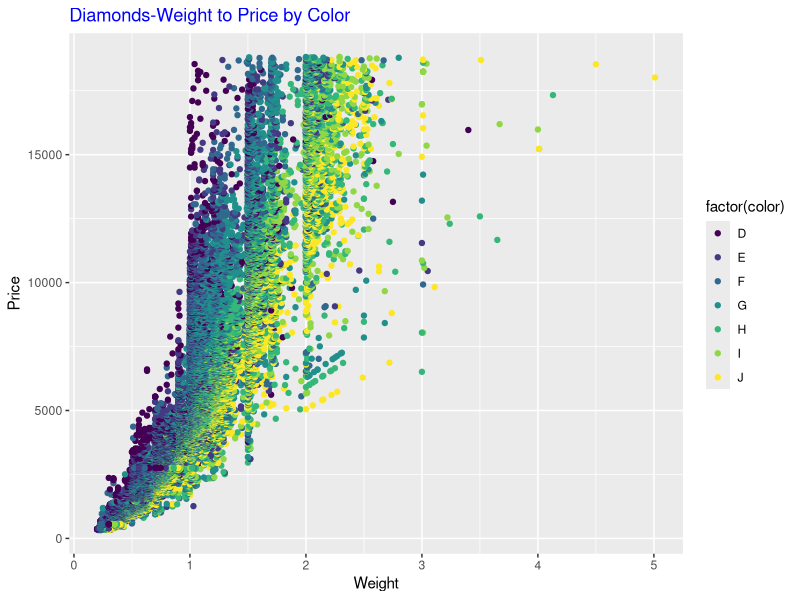
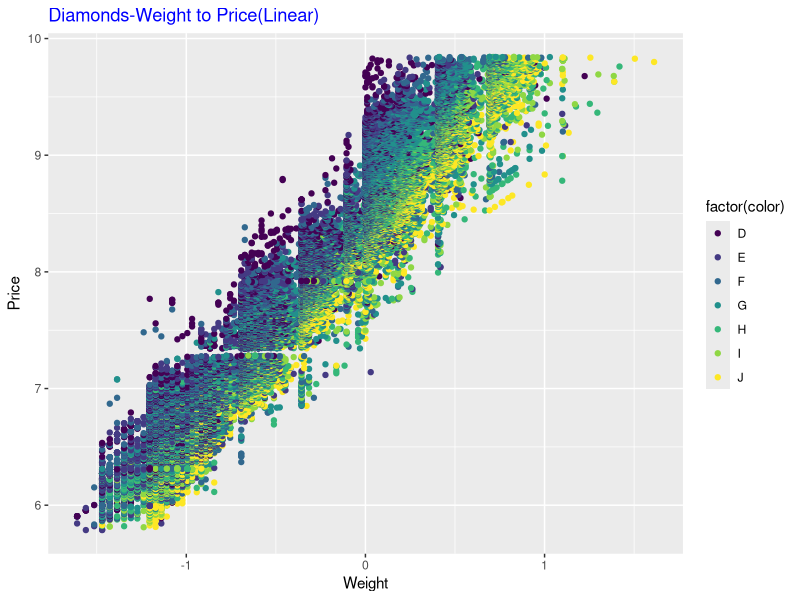
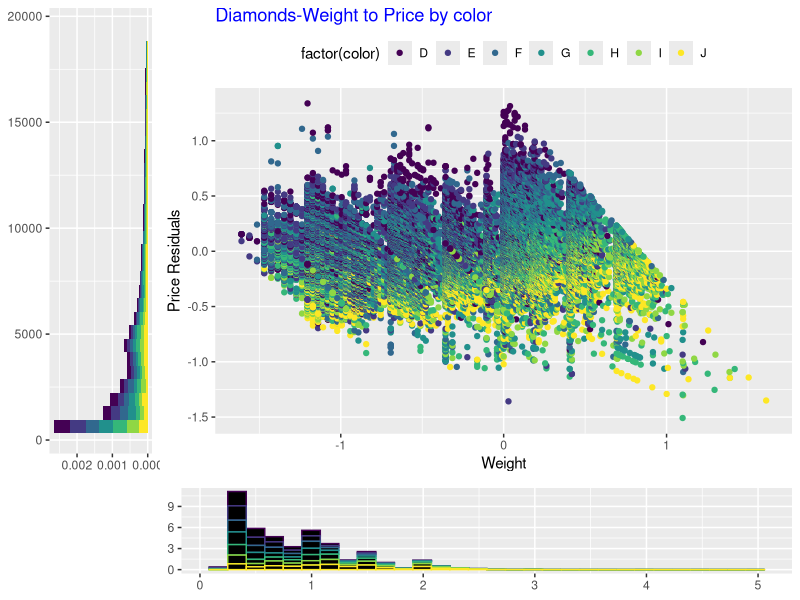
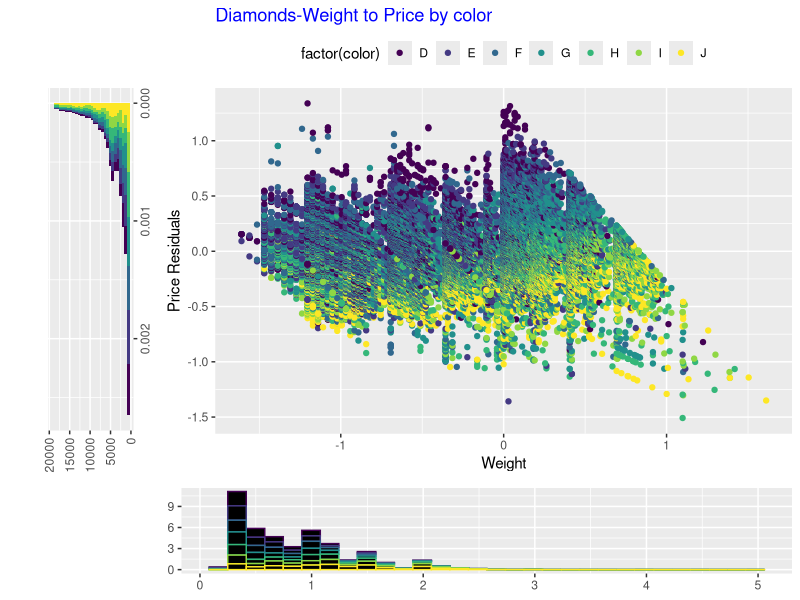
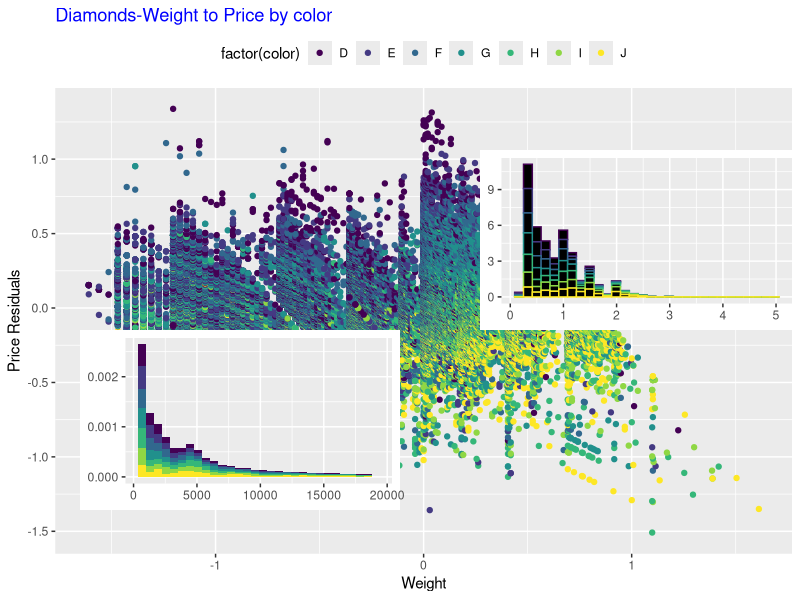

The R source for these figures, in order:
#HW6 Part 1 for Math 510
#Instructor: Professor G

#Plot 1
require(ggplot2)
require(grid)
data("diamonds")
#call in the graphics drawing and layout packages we need
#call in the data Diamonds we are going to work with
p1<-ggplot(data=diamonds,mapping=aes(x=carat,y=price))+
    geom_point(aes(colour=factor(color)))+
    labs(title="Diamonds-Weight to Price by Color",x="Weight",y="Price")+
    theme(plot.title=element_text(colour="blue"))
print(p1)
#create a ggplot object respect to Diamonds,
#create a mapping with carat variable to x-axis,price varibale to y-axis
#data is display using scatter plot with color variable assigned to the color of dots
#set the main title to be "Diamonds-Weight to Price by Color"
#set "weight" and "price" to be x,y axis title respectively.

#Plot 2
require(ggplot2)
require(grid)
data("diamonds")
#call in the graphics drawing and layout packages we need
#call in the data Diamonds we are going to work with
p2<-ggplot(data=diamonds,mapping=aes(x=log(carat),y=log(price)))+
  geom_point(aes(colour=factor(color)))+
  labs(title="Diamonds-Weight to Price(Linear)",x="Weight",y="Price")+
  theme(plot.title=element_text(colour="blue"))
print(p2)
#create a ggplot object respect to Diamonds,
#create a mapping with carat variable's natural log value to x-axis,price varibale's natural log value to y-axis
#data is display using scatter plot with color variable assigned to the color of dots
#set the main title to be "Diamonds-Weight to Price by Color"
#set "weight" and "price" to be x,y axis title respectively.


#Plot 3
require("ggplot2")
require("grid")
require(gridExtra)
data("diamonds")
#call in the graphics drawing and layout packages we need
#call in the data Diamonds we are going to work with

d_new<-data.frame(diamonds)
#to keep the diamonds data frame intact, I assign diamonds to a new data frame
#and intend to do operations through this new data frame(I don't know it necessary or not)
m<-lm(log(price)~log(carat),data=d_new)
#get the linear model identifying how price changes as carat changes
d_new$rd<-residuals(m)
#create a new column(variable) rd in d_new to record the residule of log(price)
#my idea to is divide the screen view into 4 parts,3 ggplots and 1 blank square(left bottom)
p3<-ggplot(data=d_new,mapping=aes(x=log(carat),y=rd))+
  geom_point(aes(colour=factor(color)))+
  theme(legend.position="top",plot.title=element_text(colour="blue"))+
  guides(col=guide_legend(nrow=1,byrow=TRUE))+
  labs(title="Diamonds-Weight to Price by color",x="Weight",y="Price Residuals")
#create a ggplot p3 showing the scatter plot of weight and price and color identified by the dot's color
#set up the theme:the legend on the top and the main title's color set as blue
#set the main title to be "Diamonds-Weight to Price by Color"
#set "weight" and "price residuals" to be x,y axis title respectively.
d_pr<-ggplot(data=d_new,mapping=aes(x=price,fill=color))+
  geom_histogram(aes(y=..density..),position="stack")+
  theme(legend.position="none",axis.title.x = element_blank(), axis.title.y = element_blank())
#create a ggplot d_pr showing the density plot of price and color indicated by the dot's color
#set up the theme:no legend and no axis title
d_pr<-d_pr+coord_flip()+scale_y_reverse()
#make this plot rotate counter-clockwise by 90 degrees
d_cr<-ggplot(data=d_new,mapping=aes(x=carat,colour=color))+
  geom_histogram(aes(y=..density..),position="stack",fill="black")+
  theme(legend.position="none",axis.title.x = element_blank(), axis.title.y = element_blank())
#create a ggplot d_pr showing the density plot of weight and color indicated by the dot's color
#set up the theme:no legend and no axis title
blankplot <- ggplot()+geom_blank(aes(1,1))+
  theme(
    plot.background = element_blank(), 
    panel.grid.major = element_blank(),
    panel.grid.minor = element_blank(), 
    panel.border = element_blank(),
    panel.background = element_blank(),
    axis.title.x = element_blank(),
    axis.title.y = element_blank(),
    axis.text.x = element_blank(), 
    axis.text.y = element_blank(),
    axis.ticks = element_blank(),
    axis.line = element_blank()
  )
#create a blank square
plot3<- grid.arrange(d_pr, p3, blankplot,d_cr, ncol = 2, nrow =2 ,
                      widths=c(1,4), heights=c(4,1))
print(plot3)
#divide the screenview into 4 part,two rows and two columns with the width ratio
#in the same row is 1:5 and height ratio in the same row is 5:1
#arrange the d_pr,p3,blankplot,d_cr into this four parts in sequence from row to column.
#finally output the plots 

####another way to display plot3
#The following way is from Professor G's instructions
#since I have run those three ggplots before,here I only put in the scripts concerning
#on the display of the three plots
grid.newpage()
pushViewport(viewport(layout=grid.layout(10,10)))
print(p3,vp=viewport(layout.pos.row =1:8,layout.pos.col =3:10))
print(d_pr,vp=viewport(layout.pos.row =7:8,layout.pos.col =3:7,angle=90))
print(d_cr,vp=viewport(layout.pos.row =9:10,layout.pos.col =3:10))
#divide the screen view into 10*10 grids display and these three plots by assigning those grids to them




#Plot 4
require("ggplot2")
require("grid")
require(gridExtra)
data("diamonds")
#call in the graphics drawing and layout packages we need
#call in the data Diamonds we are going to work with

d_new<-data.frame(diamonds)
#to keep the diamonds data frame intact, I assign diamonds to a new data frame
#and intend to do operations through this new data frame(I don't know it necessary or not)
m<-lm(log(price)~log(carat),data=d_new)
#get the linear model identifying how price changes as carat changes
d_new$rd<-residuals(m)
#create a new column(variable) rd in d_new to record the residule of log(price)
#my idea to is divide the screen view into 4 parts,3 ggplots and 1 blank square(left bottom)
p3<-ggplot(data=d_new,mapping=aes(x=log(carat),y=rd))+
  geom_point(aes(colour=factor(color)))+
  theme(legend.position="top",plot.title=element_text(colour="blue"))+
  guides(col=guide_legend(nrow=1,byrow=TRUE))+
  labs(title="Diamonds-Weight to Price by color",x="Weight",y="Price Residuals")
#create a ggplot p3 showing the scatter plot of weight and price and color identified by the dot's color
#set up the theme:the legend on the top and the main title's color set as blue
#set the main title to be "Diamonds-Weight to Price by Color"
#set "weight" and "price residuals" to be x,y axis title respectively.

d_pr<-ggplot(data=d_new,mapping=aes(x=price,fill=color))+
  geom_histogram(aes(y=..density..),position="stack")+
  theme(legend.position="none",axis.title.x = element_blank(), axis.title.y = element_blank())
#create a ggplot d_pr showing the density plot of price and color indicated by the dot's color
#set up the theme:no legend and no axis title

d_cr<-ggplot(data=d_new,mapping=aes(x=carat,colour=color))+
  geom_histogram(aes(y=..density..),position="stack",fill="black")+
  theme(legend.position="none",axis.title.x = element_blank(), axis.title.y = element_blank())
#create a ggplot d_pr showing the density plot of weight and color indicated by the dot's color
#set up the theme:no legend and no axis title

grid.newpage()
print(p3,vp=viewport(width=1,height=1))
print(d_pr,vp=viewport(x=0.3,y=0.3,width=0.4,height=0.3))
##why here need not upViewport()?When I put this clause, errors comeout.But
#logically I think it should return back to previous region
print(d_cr,vp=viewport(x=0.8,y=0.6,width=0.4,height=0.3))
#display three plots in the screen view by pushing three viewport,each with one plot.
#the placement of each was designated by setting those parameters values,x,y,width,height
#these values were obtained through by trial and error
